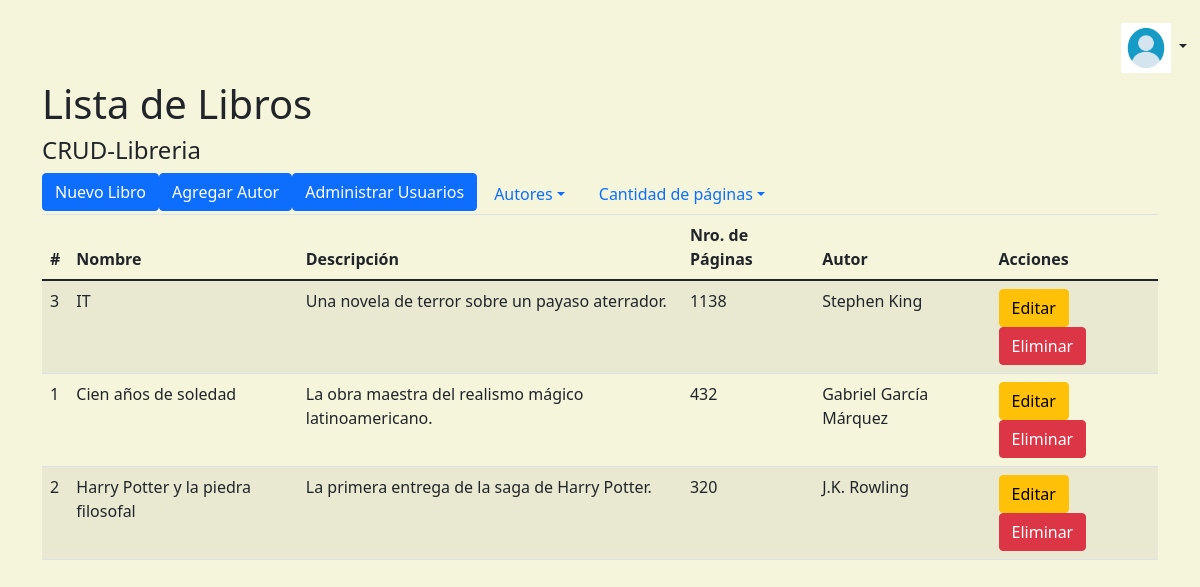
Screenshot of /libreria?orden=mayor (signed in) with the database file from the repository.
### tables this page shows
CREATE TABLE `libro` (
  `idLibro` int(11) NOT NULL,
  `nombre` varchar(50) DEFAULT NULL,
  `descripcion` varchar(200) DEFAULT NULL,
  `nro_paginas` int(11) DEFAULT NULL,
  `Autor_idAutor` int(11) DEFAULT NULL
);

CREATE TABLE `autor` (
  `idAutor` int(11) NOT NULL,
  `nombres` varchar(50) DEFAULT NULL,
  `apellidos` varchar(50) DEFAULT NULL,
  `edad` int(11) DEFAULT NULL
);

### libreria/index.php (the view, shortened to what this page needs)
<?php
$db = new Database();
$con = $db->conectar();
$idUsuario = $_SESSION['usuario'];
$idAutorSeleccionado = isset($_GET['autor']) ? $_GET['autor'] : null;
$orden = isset($_GET['orden']) ? $_GET['orden'] : null;
if ($idUsuario) {
    $query = $con->prepare("SELECT nombres, apellidos, rango, correo FROM usuario WHERE id = ?");
    $query->execute([$idUsuario]);
    $usuario = $query->fetch(PDO::FETCH_ASSOC);
}else {
    header('Location: ../login?error=1');
    exit;
}
if ($idAutorSeleccionado) {
    $consulta = $con->prepare("SELECT libro.idLibro, libro.nombre, libro.descripcion, libro.nro_paginas, autor.nombres, autor.apellidos
                               FROM libro
                               INNER JOIN autor ON libro.Autor_idAutor = autor.idAutor
                               WHERE autor.idAutor = ?");
    $consulta->execute([$idAutorSeleccionado]);
} elseif ($orden) {
    if ($orden === 'mayor') {
        $consulta = $con->query("SELECT libro.idLibro, libro.nombre, libro.descripcion, libro.nro_paginas, autor.nombres, autor.apellidos
                                 FROM libro
                                 INNER JOIN autor ON libro.Autor_idAutor = autor.idAutor
                                 ORDER BY libro.nro_paginas DESC");
    } elseif ($orden === 'menor') {
        $consulta = $con->query("SELECT libro.idLibro, libro.nombre, libro.descripcion, libro.nro_paginas, autor.nombres, autor.apellidos
                                 FROM libro
                                 INNER JOIN autor ON libro.Autor_idAutor = autor.idAutor
                                 ORDER BY libro.nro_paginas ASC");
    }
} else {
    $consulta = $con->query("SELECT libro.idLibro, libro.nombre, libro.descripcion, libro.nro_paginas, autor.nombres, autor.apellidos
                            FROM libro
                            INNER JOIN autor ON libro.Autor_idAutor = autor.idAutor
                            ORDER BY libro.idLibro");
}
$resultado = $consulta->fetchAll(PDO::FETCH_ASSOC);
?>
<!DOCTYPE html>
<html lang="en">
<head>
    <link href="https://cdn.jsdelivr.net/npm/bootstrap@5.1.3/dist/css/bootstrap.min.css" rel="stylesheet">
    <link rel="stylesheet" href="../public/CSS/libreria.css">
</head>
<body class="py-3">
    <?php if (isset($usuario) && $usuario) { ?>
        <ul class="nav justify-content-end">
            <li class="nav-item">
                <div class="btn-group">
                    <button type="button" class="btn dropdown-toggle" data-bs-toggle="dropdown" aria-expanded="false">
                        <img class="usuario" src="../public/items/icono-usuario-libreria.avif" alt="">
                    </button>
                </div>
            </li>
        </ul>
    <?php } ?>
    <main class="container">
        <h1>Lista de Libros</h1>
        <div class="row">
            <div class="col">
                <h4>CRUD-Libreria</h4>
                <ul class="nav nav-tabs" name="barra de opciones">
                    <li class="nav-item">
                        <a href="nuevo_libro.php" class="btn btn-primary float-right">Nuevo Libro</a>
                    </li>
                    <li class="nav-item">
                        <a href="agregar_autor.php" class="btn btn-primary float-right">Agregar Autor</a>
                    </li>
                    <li class="nav-item dropdown">
                        <a href="index_usuario.php" class="btn btn-primary float-right">Administrar Usuarios</a>
                    </li>
                    <li class="nav-item dropdown">
                        <a class="nav-link dropdown-toggle" data-bs-toggle="dropdown" role="button" aria-expanded="false">Autores</a>
                    </li>
                    <li class="nav-item dropdown">
                        <a class="nav-link dropdown-toggle" data-bs-toggle="dropdown" role="button" aria-expanded="false">Cantidad de páginas</a>
                    </li>
                </ul>
            </div>
        </div>
        <div class="row">
            <div class="col">
                <table class="table table-striped">
                    <thead>
                        <tr>
                            <th>#</th>
                            <th>Nombre</th>
                            <th>Descripción</th>
                            <th>Nro. de Páginas</th>
                            <th>Autor</th>
                            <th>Acciones</th>
                        </tr>
                    </thead>
                    <tbody>
                        <?php foreach ($resultado as $row) : ?>
                            <tr>
                                <td><?php echo $row['idLibro']; ?></td>
                                <td><?php echo $row['nombre']; ?></td>
                                <td><?php echo $row['descripcion']; ?></td>
                                <td><?php echo $row['nro_paginas']; ?></td>
                                <td><?php echo $row['nombres'] . ' ' . $row['apellidos']; ?></td>
                                <td>
                                    <a href="editar_libro.php?id=<?php echo $row['idLibro']; ?>" class="btn btn-warning">Editar</a>
                                    <button type="button" class="btn btn-danger" onclick="eliminarLibro(<?php echo $row['idLibro']; ?>)">Eliminar</button>
                                </td>
                            </tr>
                        <?php endforeach; ?>
                    </tbody>
                </table>
            </div>
        </div>
    </main>
</body>
</html>

### public/CSS/libreria.css (style rules this page uses)
body { background-color: beige; }
img.usuario { height: 50px; }

### rows the page displays
libro: idLibro "3", nombre "IT", descripcion "Una novela de terror sobre un payaso aterrador.", nro_paginas "1138", Autor_idAutor.nombres "Stephen", Autor_idAutor.apellidos "King"
libro: idLibro "1", nombre "Cien años de soledad", descripcion "La obra maestra del realismo mágico latinoamericano.", nro_paginas "432", Autor_idAutor.nombres "Gabriel", Autor_idAutor.apellidos "García Márquez"
libro: idLibro "2", nombre "Harry Potter y la piedra filosofal", descripcion "La primera entrega de la saga de Harry Potter.", nro_paginas "320", Autor_idAutor.nombres "J.K.", Autor_idAutor.apellidos "Rowling"
